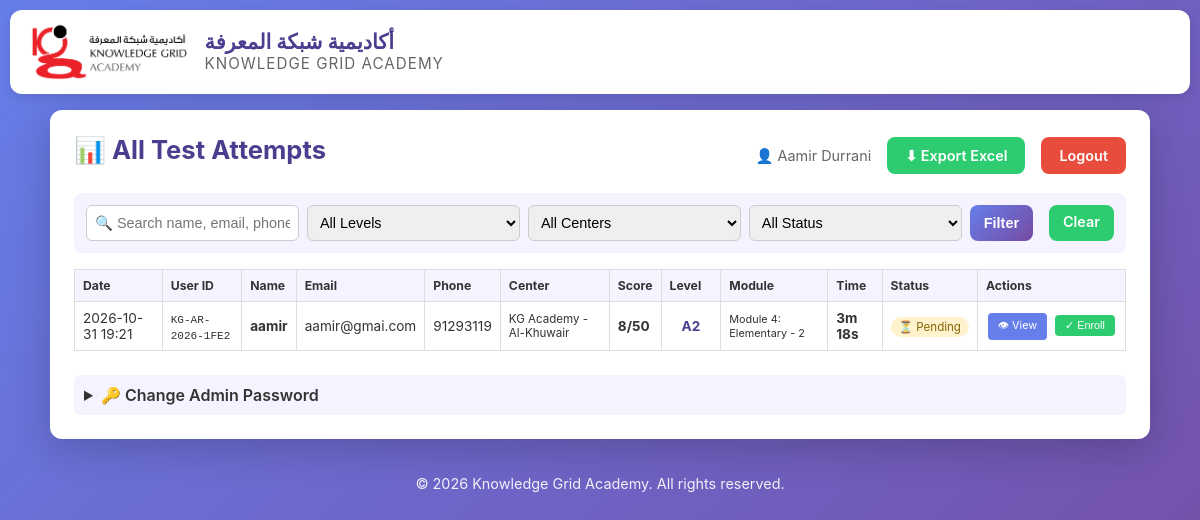
Before: /admin (signed in) with the older database file.
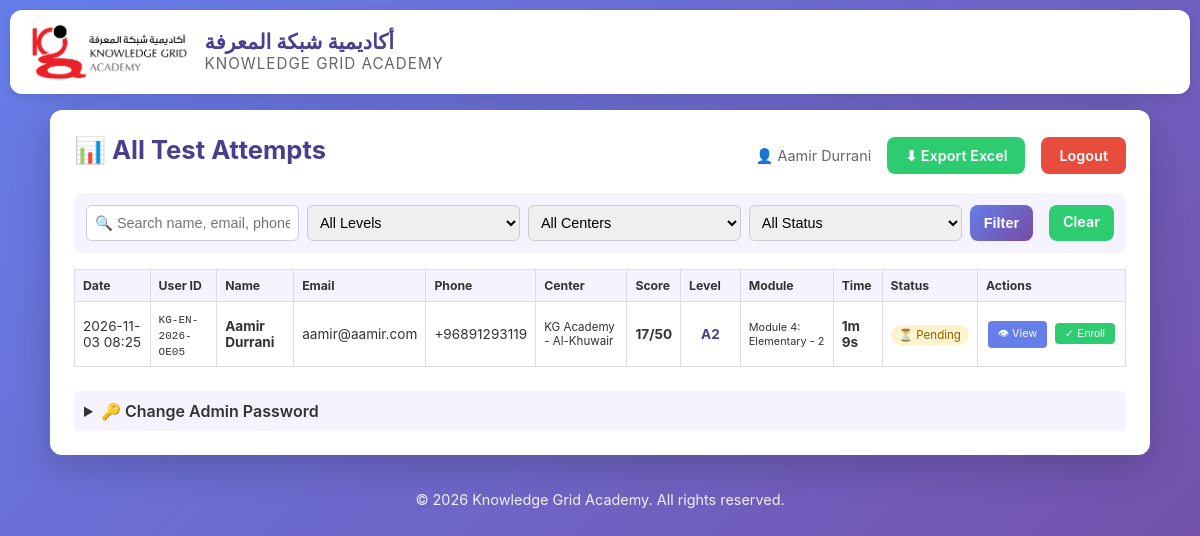
After: the same page with the newer database file.
### tables this page shows
CREATE TABLE attempts (
        id INTEGER PRIMARY KEY AUTOINCREMENT, user_id TEXT NOT NULL, user_name TEXT NOT NULL,
        user_email TEXT NOT NULL, user_phone TEXT NOT NULL, center TEXT NOT NULL,
        total_score INTEGER NOT NULL, cefr_level TEXT NOT NULL, module_assigned TEXT NOT NULL,
        section1_score INTEGER, section2_score INTEGER, section3_score INTEGER,
        answers TEXT, enrolled INTEGER DEFAULT 0, started_at TIMESTAMP, time_taken_seconds INTEGER,
        completed_at TIMESTAMP DEFAULT CURRENT_TIMESTAMP);

### app.py (the view)
@app.route("/admin")
@admin_required
def admin():
    conn = get_db()
    attempts = conn.execute("SELECT * FROM attempts ORDER BY completed_at DESC").fetchall()
    conn.close()
    return render_template("admin.html", attempts=[dict(a) for a in attempts], centers=CENTERS)

### app.py (called while the page is built)
def get_db():
    conn = sqlite3.connect(DB_PATH)
    conn.row_factory = sqlite3.Row
    return conn

@app.template_filter('format_time')
def format_time_filter(seconds):
    if not seconds: return "-"
    m, s = divmod(int(seconds), 60)
    h, m = divmod(m, 60)
    return f"{h}h {m}m" if h > 0 else f"{m}m {s}s"

def admin_required(f):
    from functools import wraps
    @wraps(f)
    def decorated(*args, **kwargs):
        if "admin_email" not in session: return redirect(url_for("admin_login"))
        return f(*args, **kwargs)
    return decorated

### templates/admin.html (shortened to what this page needs)
{% extends "base.html" %}
{% block content %}
<div class="card admin-card">
    <div class="admin-top">
        <h1>📊 All Test Attempts</h1>
        <div class="admin-actions">
            <span class="admin-user">👤 {{ session.admin_name }}</span>
            <a href="{{ url_for('export_excel') }}" class="btn-secondary">⬇ Export Excel</a>
            <a href="{{ url_for('admin_logout') }}" class="btn-danger">Logout</a>
        </div>
    </div>
    <form method="GET" action="{{ url_for('admin') }}" class="filter-form">
        <input type="text" name="search" placeholder="🔍 Search name, email, phone, ID..." value="{{ search }}">
        <select name="level">
            <option value="">All Levels</option>
        </select>
        <select name="center">
            <option value="">All Centers</option>
        </select>
        <select name="enrolled">
            <option value="">All Status</option>
        </select>
        <button type="submit" class="btn-primary">Filter</button>
        <a href="{{ url_for('admin') }}" class="btn-secondary">Clear</a>
    </form>
    {% if attempts %}
    <div class="table-scroll">
        <table class="admin-table">
            <thead>
                <tr>
                    <th>Date</th><th>User ID</th><th>Name</th><th>Email</th><th>Phone</th>
                    <th>Center</th><th>Score</th><th>Level</th><th>Module</th><th>Time</th><th>Status</th><th>Actions</th>
                </tr>
            </thead>
            <tbody>
                {% for a in attempts %}
                <tr>
                    <td>{{ a.completed_at[:16].replace('T',' ') }}</td>
                    <td><code>{{ a.user_id }}</code></td>
                    <td><strong>{{ a.user_name }}</strong></td>
                    <td>{{ a.user_email }}</td>
                    <td>{{ a.user_phone }}</td>
                    <td class="center-cell">{{ a.center }}</td>
                    <td><strong>{{ a.total_score }}/50</strong></td>
                    <td><span class="level-badge">{{ a.cefr_level }}</span></td>
                    <td class="module-cell">{{ a.module_assigned }}</td>
                    <td><strong>{{ a.time_taken_seconds | format_time }}</strong></td>
                    <td>
                        {% if a.enrolled %}
                            <span class="status enrolled">✅ Enrolled</span>
                        {% else %}
                            <span class="status pending">⏳ Pending</span>
                        {% endif %}
                    </td>
                    <td class="action-cell">
                        <a href="{{ url_for('view_attempt', attempt_id=a.id) }}" class="btn-small">👁 View</a>
                        {% if not a.enrolled %}
                        <form method="POST" action="{{ url_for('enroll_student', attempt_id=a.id) }}" style="display:inline">
                            <button type="submit" class="btn-small btn-enroll" onclick="return confirm('Confirm enrollment for {{ a.user_name }}?')">✓ Enroll</button>
                        </form>
                        {% endif %}
                    </td>
                </tr>
                {% endfor %}
            </tbody>
        </table>
    </div>
    {% else %}
    <p class="no-data">No attempts match your filters.</p>
    {% endif %}
    <details class="change-pw">
        <summary>🔑 Change Admin Password</summary>
    </details>
</div>
{% endblock %}

Changed rows visible on the page:
changed attempts "KG Academy - Al-Khuwair": admin_name (not shown) → "Aamir Durrani"; completed_at "2026-10-31 19:21" → "2026-11-03 08:25"; user_id "KG-AR-2026-1FE2" → "KG-EN-2026-OE05"; user_name "aamir" → "Aamir Durrani"; user_email "aamir@gmai.com" → "aamir@aamir.com"; user_phone "91293119" → "+96891293119"; total_score "8" → "17"; time_taken_seconds "3m 18s" → "1m 9s"
Other visible differences:
{{ session.admin_name }}: "Aamir Durrani" → (not shown)
